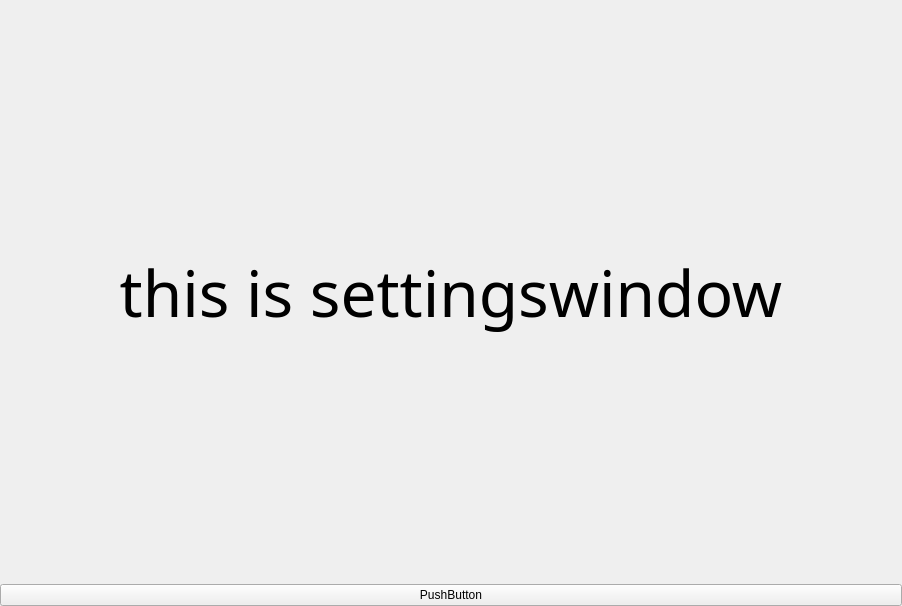
<?xml version="1.0" encoding="UTF-8"?>
<ui version="4.0">
 <class>SettingsWindow</class>
 <widget class="QWidget" name="SettingsWindow">
  <property name="geometry">
   <rect>
    <x>0</x>
    <y>0</y>
    <width>902</width>
    <height>606</height>
   </rect>
  </property>
  <property name="windowTitle">
   <string>Form</string>
  </property>
  <property name="styleSheet">
   <string notr="true"/>
  </property>
  <layout class="QGridLayout" name="gridLayout_2">
   <property name="leftMargin">
    <number>0</number>
   </property>
   <property name="topMargin">
    <number>0</number>
   </property>
   <property name="rightMargin">
    <number>0</number>
   </property>
   <property name="bottomMargin">
    <number>0</number>
   </property>
   <property name="spacing">
    <number>0</number>
   </property>
   <item row="0" column="0">
    <widget class="QLabel" name="label">
     <property name="font">
      <font>
       <family>04b03</family>
       <pointsize>48</pointsize>
      </font>
     </property>
     <property name="text">
      <string>this is settingswindow</string>
     </property>
     <property name="alignment">
      <set>Qt::AlignCenter</set>
     </property>
    </widget>
   </item>
   <item row="1" column="0">
    <widget class="QPushButton" name="pushButton">
     <property name="text">
      <string>PushButton</string>
     </property>
    </widget>
   </item>
  </layout>
 </widget>
 <resources/>
 <connections/>
</ui>
